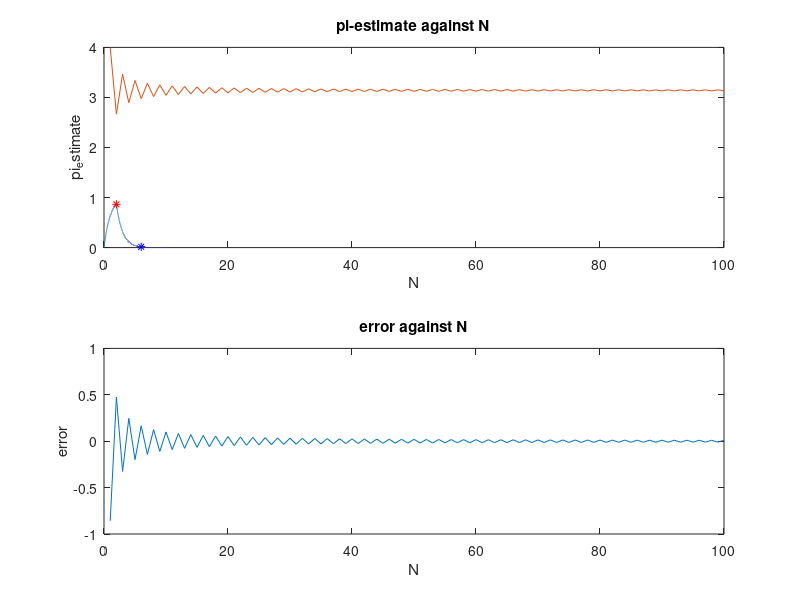

MATLAB code to generate this figure: (Note: this script raises an error after producing the figure.)
 %{
    Welcome to ECE210 Honors Section: Session #3. 
    Last session we learnt about control flow and plotting with subplots.
    Today we will continue to work with looping constructs and start
    defining out own functions.
 %}

%%

%{
    To get help on a function, type the keyword, highlight it, right click
    and select "Help on Selection". If nothing shows up, try googling the
    keyword and Matlab.
%}

%%

%{
    Schedule:

    [Done] Week1: Matlab: Mathematical functions, Graphing tools, Vector and Matrix arithmetic
    [Done] Week2: Matlab: Control flow, iterative and vectorized solution
    Week3: Matlab: Control flow, iterative and vectorized solution
%}


%% 02/20/2018: Matlab: Control flow, iterative and vectorized solution

%% Syntax:

%{
    if expression
       statements
    elseif expression
       statements
    else
       statements
    end

    ---
%
    for index = values
       program statements
              :
    end
 
    ---
%
    while expression
       statements
    end
%}

%% Exercise 1

% Exercise 1: Referring to the attached .jpg document, make a plot of
% current i versus time t. Give appropriate axis labels and title. In
% addition, verify that your plot is correct by checking for the value of
% i(2)=1-exp(-2) and i(6)=(1-exp(-2))*exp(-1). Your figure should be
% similar to the one on Piazza.

% Note that i(2) refers to the value of current at t = 2 seconds.

% the switch goes from position A to position B at time = 0
% the switch goes from position B to position A at time = 2

% general guide:
% define circuit parameters
% define initial conditions
% step through in time
% plot the results

%% Start by defining your circuit parameters R and L:
clc, close all, clear all
R=1;
R2=0.25;
L=1;

% Initialize your variables
% initialize i(0), di/dt(0)
% di/dt is labeled as di in the code
% delta is labeled as h in the code
% use a step size of 0.001
i=0;
di=1/L;
h=0.001;

% Stepping through time

index = 1;

for t = 0:h:10
    
    % update variable i with di
    % specifically, i(t+h) = i(t) + h * di/dt(t)
    % You cannot type the above line below. All comments similar to
    % the previous line are mathematical expressions. 
    
    % <----- Here is space for you to complete this section ----->
    i = i + h*di;
    
    % update variable di with i
    % specifically, di/dt(t+h) = (1-i)/L if 0<t<2, 
    %                            (-iR)/L if t>2
    if t > 0 && t < 2
        di = (1-i)/L;
    elseif t>=2
        di = (-i*R)/L;
    end
    % <----- Here is space for you to complete this section ----->

    
    
    % saving the variables
    tout(index) = t;
    iout(index) = i;
    di_out(index) = di;
    index = index + 1;
end

% Plot the results

% Plot a graph of iout vs tout. Label your graph appropriately.
% Mark the values at t = 2 seconds and t = 6 seconds on your plot.
% Find the index for t = 2 and 6 seconds and plot horizontal and vertical
% lines to mark the point on the graph.
% Verify your results with the expected plot on Piazza.

% <----- Here is space for you to complete this section ----->



% Plot a graph of di_out vs tout. Label your graph appropriately.
% Verify your results with the expected plot on Piazza.

% <----- Here is space for you to complete this section ----->
subplot(2,1,1)
plot(tout,iout);
xlabel('tout');
ylabel('iout');
hold on
plot(tout(2000), iout(2000), 'r*')
hold on
plot(tout(6000), iout(6000), 'b*')

subplot(2,1,2)
plot(tout, di_out);
xlabel('tout');
ylabel('di_out');



%% Exercise 2: Approximate the value of pi
clc, clear all, close all
format long g

% Task 1:   Find a Converging Infinite Series that sums to pi 
%           https://en.wikipedia.org/wiki/List_of_formulae_involving_%CF%80#Other_infinite_series
% Task 2:   Find the sum using a for loop for N=1:100, plot the error of the 
%           summation, (pi-estimate) against N (number of iterations)
% Task 3:   Find the number of iterations such that error < 1e-6, 
%           (hint: use a while loop and use a counter). Repeat for 1e-9

% <----- Here is space for you to complete this section ----->

N=1:100
pi_estimate=zeros(1,length(N));
sum = 0;
error = 1:100;

for i=N 
    sum = sum + (-1)^(i+1)/(2*i-1);
    pi_estimate(i)=(sum*4);
    error(i) = pi - pi_estimate(i); 
end
subplot(2,1,1)
plot(N, pi_estimate)
xlabel('N');
ylabel('pi_estimate')
title('pi-estimate against N')
subplot(2,1,2)
plot(N, error)
xlabel('N');
ylabel('error');
title('error against N')

j = 1;
counter_1=0;
ocunter_2=0;
sum = 0;
error_1=0;
while (j <= 1000)
    sum = sum + (-1).^(j+1)/(2*j-1);
    error_1 = abs(pi - sum*4);
    if error_1 < 10^(-6)
        counter_1 = j;
        break;
    end
    j=j+1;
end
sum=0;
k = 1;
error_2=0;
while (k <= 10000)
    sum = sum + (-1).^(k+1)/(2*k-1);
    error_1 = abs(pi - sum*4);
    if error_1 < 10^(-9)
        counter_2 = k;
        break;
    end
    k=k+1;
end
       

%% What is a function?

%{
    A function has a name so that you can call it by its name
    A function may take some inputs in the parenthesis on the right
    A function may give some outputs before the equality sign on the left
    It is like one of the black boxes that you define in ECE210

    Please read the following very carefully:

    Syntax: 
    function [y1,...,yN] = myfun(x1,...,xM)

    Description:
    function [y1,...,yN] = myfun(x1,...,xM) declares a function named myfun
    that accepts inputs x1,...,xM and returns outputs y1,...,yN. This
    declaration statement must be the first executable line of the
    function.

    Save the function code in a text file with a .m extension. The name of
    the file should match the name of the first function in the file. Valid
    function names begin with an alphabetic character, and can contain
    letters, numbers, or underscores.

    You can declare multiple local functions within the same file, or nest
    functions. If any function in a file contains a nested function, all
    functions in the file must use the end keyword to indicate the end of
    the function. Otherwise, the end keyword is optional.
%}

%% Example: Function Definition

%  Create a new function file, save it as myphase.m

%  Copy the following definition into the file:
%{
    function [ z_phase ] = myphase( z )
    % This function returns the phase of the complex number z

    z_phase = angle(z);

    end
%}

%   Save the file and execute the following commands:
%{
    z = 1+j;
    z_phase = myphase(z)
%}

%% Exercise 3: Function that sorts a vector

% Write a function SortVec, that sort a given vector of numbers in
% ascending order. You guys can use any algorithm you want to solve this
% problem. I would recommend looking at selection, bubble or merge sort.

% You will need to use atleast two looping structures to solve this
% problem. Be prepared to explain how the algorithm works during the demo
% next week.

% <----- Here is space for you to complete this section ----->

input = [1 0 -1 2 7 4];
sort = SortVec(input)

